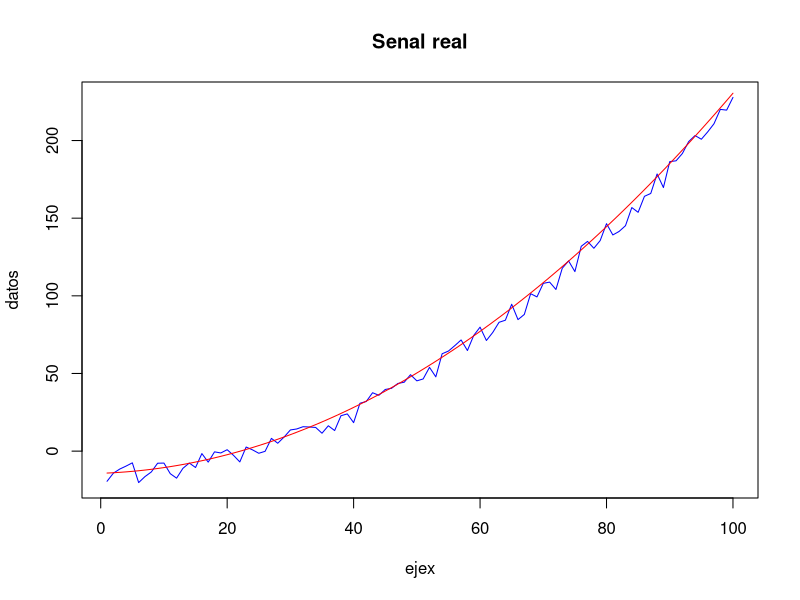

The R script that drew this image:
#-----------------------------------------------------------------------------------
#1) Generacion de datos para explicacion
ejex = seq(1, 100)

ruido = runif(100, min = -7, max = 7)
datos = -15 + 0.07 * ejex + 0.0233 * ejex * ejex + ruido

plot(ejex,
     datos,
     type = "l",
     col = "blue",
     main = "Senal real")
#----------------------------------------
#2) Se aplica el metodo de minimos cuadrados
c1 = rep(1, 100)
c2 = seq(0, 99, 1)
c3 = seq(0, 99, 1) ^ 2
c4 = seq(0, 99, 1) ^ 3

#H=cbind(c1,c2,c3,c4)
H = cbind(c1, c2, c3)

poli = (solve(t(H) %*% H)) %*% t(H) %*% datos
tendencia = 0 * seq(1, 100, 1)

for (i in 1:100)
  #{tendencia[i]=poli[1]+poli[2]*i+(poli[3]*i*i)+(poli[4]*i*i*i)}
{
  tendencia[i] = poli[1] + poli[2] * i + (poli[3] * i * i)
}
#-----------------------------------------------------------------------------------
lines(ejex, tendencia, col = "red")
